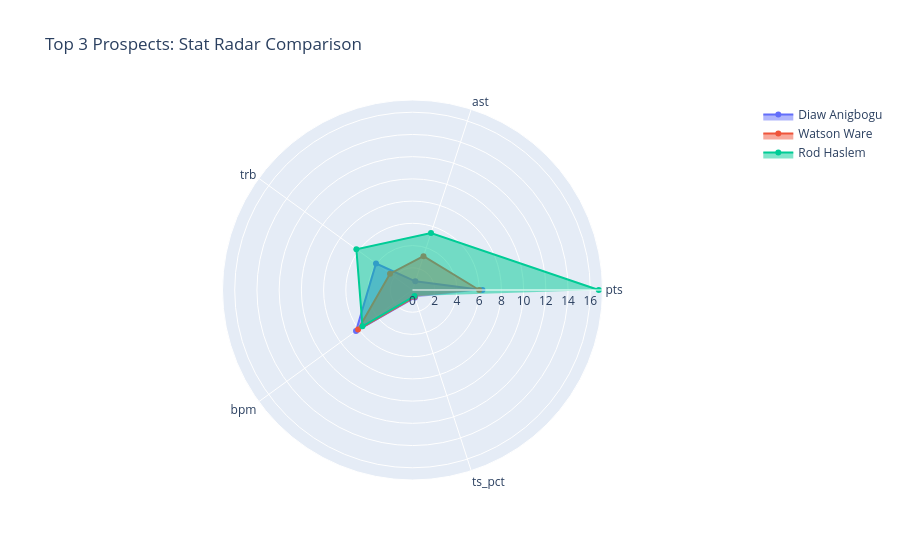

Notebook cell for this chart:
### Code cell
top3 = recommendations.head(3)
metrics = ['pts', 'ast', 'trb', 'bpm', 'ts_pct']
fig = go.Figure()

for i, row in top3.iterrows():
    fig.add_trace(go.Scatterpolar(
        r=[row[m] for m in metrics],
        theta=metrics,
        fill='toself',
        name=row['Player']
    ))

fig.update_layout(
    title="Top 3 Prospects: Stat Radar Comparison",
    polar=dict(radialaxis=dict(visible=True)),
    showlegend=True
)
fig.show()

### Figure 1 — Plotly figure (JSON) as saved in the notebook; plotly's stock layout.template omitted (floating-point values rounded to 4 significant figures)
{"data": [{"fill": "toself", "name": "Diaw Anigbogu", "r": [6.294, 0.8235, 4.059, 6.282, 0.7079], "theta": ["pts", "ast", "trb", "bpm", "ts_pct"], "type": "scatterpolar"}, {"fill": "toself", "name": "Watson Ware", "r": [6, 3.2, 2.5, 6.056, 0.6421], "theta": ["pts", "ast", "trb", "bpm", "ts_pct"], "type": "scatterpolar"}, {"fill": "toself", "name": "Rod Haslem", "r": [16.76, 5.39, 6.244, 5.563, 0.5774], "theta": ["pts", "ast", "trb", "bpm", "ts_pct"], "type": "scatterpolar"}], "layout": {"polar": {"radialaxis": {"visible": true}}, "showlegend": true, "title": {"text": "Top 3 Prospects: Stat Radar Comparison"}}}
